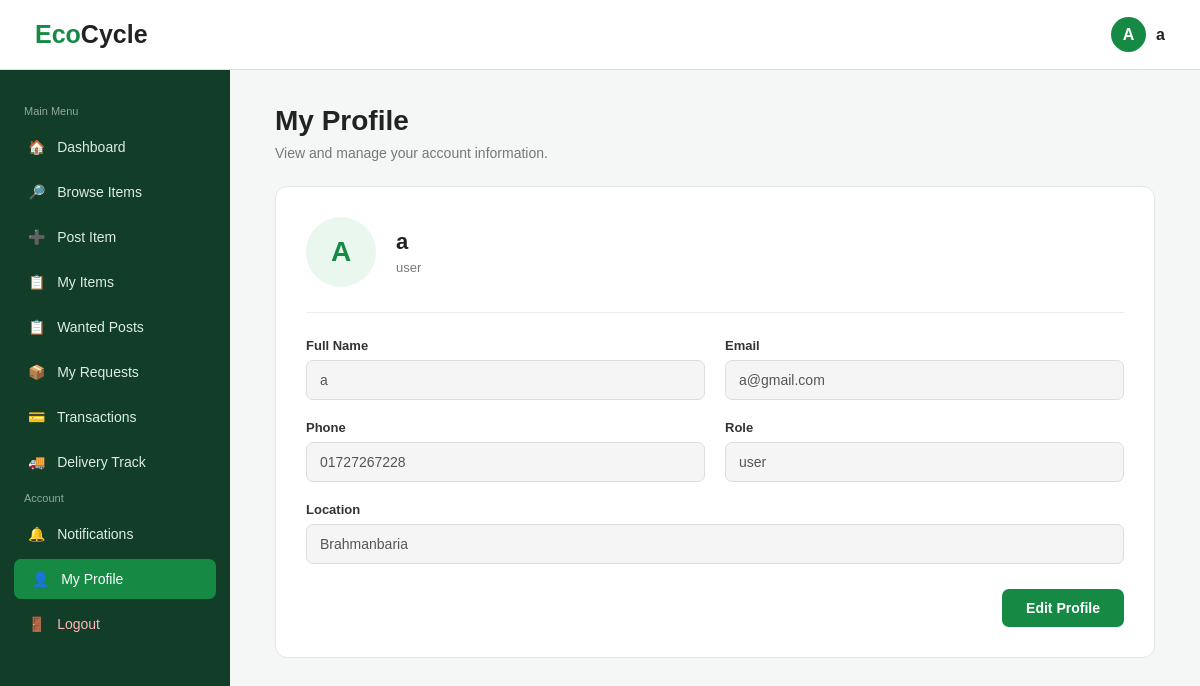
Screenshot of /index.php?url=profile (signed in) with the database file from the repository.
### tables this page shows
CREATE TABLE `users` (
  `user_id` int(11) NOT NULL,
  `name` varchar(100) NOT NULL,
  `email` varchar(100) NOT NULL,
  `password` varchar(100) NOT NULL,
  `phone` varchar(30) NOT NULL,
  `location` varchar(100) NOT NULL,
  `role` varchar(20) NOT NULL DEFAULT 'user'
);

### app/core/Controller.php (called while the page is built, shortened)
<?php
abstract class Controller
{
    protected function view(string $view, array $data = []): void
    {
        extract($data, EXTR_SKIP);
        require APP_PATH . '/views/' . $view . '.php';
    }
}

### app/controllers/UserController.php (called while the page is built, shortened)
<?php
class UserController extends Controller
{
    public function profile(): void
    {
        $user_id = $this->requireLogin();
        $users = $this->model('User');
        $message = '';
        $error = '';
        $editMode = isset($_GET['edit']) && $_GET['edit'] == '1';
        $user = $users->find($user_id) ?? [];
        $this->view('user/profile', [
            'message' => $message,
            'error' => $error,
            'editMode' => $editMode,
            'user' => $user,
            'name' => $user['name'] ?? '',
            'email' => $user['email'] ?? '',
            'phone' => $user['phone'] ?? '',
            'location' => $user['location'] ?? '',
            'role' => $user['role'] ?? 'User',
        ]);
    }
}

### app/core/Router.php (called while the page is built, shortened)
<?php
class Router
{
    private array $routes;
    public function __construct(array $routes)
    {
        $this->routes = $routes;
    }
    public function dispatch(string $url): void
    {
        $route = trim($url, '/');
        [$controllerName, $method] = explode('@', $this->routes[$route]);
        $controller = new $controllerName();
        $controller->$method();
    }
}

### index.php (called while the page is built, shortened)
<?php
require APP_PATH . '/core/Database.php';
require APP_PATH . '/core/Model.php';
require APP_PATH . '/core/Controller.php';
require APP_PATH . '/core/Router.php';
$router = new Router(require ROOT_PATH . '/config/routes.php');
$router->dispatch($_GET['url'] ?? '');

### app/core/Model.php (called while the page is built, shortened)
<?php
abstract class Model
{
    protected mysqli $db;
    public function __construct()
    {
        $this->db = Database::connection();
    }
    protected function query(string $sql, array $params = []): mysqli_result|bool
    {
        return $this->db->execute_query($sql, array_values($params));
    }
    protected function fetchOne(string $sql, array $params = []): ?array
    {
        $result = $this->query($sql, $params);
        return $result->fetch_assoc() ?: null;
    }
}

### app/core/Database.php (called while the page is built, shortened)
<?php
class Database
{
    private static ?mysqli $conn = null;
    public static function connection(): mysqli
    {
        if (self::$conn === null) {
            $conn = mysqli_connect(DB_HOST, DB_USER, DB_PASS, DB_NAME);
            mysqli_set_charset($conn, 'utf8mb4');
            self::$conn = $conn;
        }
        return self::$conn;
    }
}

### app/models/User.php (called while the page is built, shortened)
<?php
class User extends Model
{
    public function find(int $userId): ?array
    {
        return $this->fetchOne('SELECT * FROM users WHERE user_id = ? LIMIT 1', [$userId]);
    }
}

### app/views/user/profile.php (the view, shortened to what this page needs)
<!DOCTYPE html>
<html>
<head>
    <link rel="stylesheet" href="assets/css/style.css">
</head>
<body>
<?php require APP_PATH . '/views/layouts/header_sidebar.php'; ?>
<main class="main">
    <div class="header">
        <h1>My Profile</h1>
        <p>
            View and manage your account information.
        </p>
    </div>
    <div class="profile-card">
        <div class="profile-top">
            <div class="profile-icon">
                <?php
                echo strtoupper(substr($name, 0, 1));
                ?>
            </div>
            <div>
                <div class="profile-name">
                    <?php
                    echo htmlspecialchars($name);
                    ?>
                </div>
                <div class="profile-role">
                    <?php
                    echo htmlspecialchars($role);
                    ?>
                </div>
            </div>
        </div>
        <form method="POST" action="">
            <div class="form-grid">
                <div class="form-group">
                    <label for="name">
                        Full Name
                    </label>
                    <input
                        type="text"
                        id="name"
                        name="name"
                        value="<?php echo htmlspecialchars($name); ?>"
                        <?php echo !$editMode ? "disabled" : ""; ?>
                        required
                    >
                </div>
                <div class="form-group">
                    <label for="email">
                        Email
                    </label>
                    <input
                        type="email"
                        id="email"
                        name="email"
                        value="<?php echo htmlspecialchars($email); ?>"
                        <?php echo !$editMode ? "disabled" : ""; ?>
                        required
                    >
                </div>
                <div class="form-group">
                    <label for="phone">
                        Phone
                    </label>
                    <input
                        type="text"
                        id="phone"
                        name="phone"
                        value="<?php echo htmlspecialchars($phone); ?>"
                        <?php echo !$editMode ? "disabled" : ""; ?>
                        placeholder="Enter phone number"
                    >
                </div>
                <div class="form-group">
                    <label>
                        Role
                    </label>
                    <div class="role-box">
                        <?php
                        echo htmlspecialchars($role);
                        ?>
                    </div>
                </div>
                <div class="form-group full">
                    <label for="location">
                        Location
                    </label>
                    <input
                        type="text"
                        id="location"
                        name="location"
                        value="<?php echo htmlspecialchars($location); ?>"
                        <?php echo !$editMode ? "disabled" : ""; ?>
                        placeholder="Enter your location"
                    >
                </div>
            </div>
            <div class="form-actions">
                <?php if(!$editMode): ?>
                    <a
                        href="index.php?url=profile&edit=1"
                        class="edit-btn"
                    >
                        Edit Profile
                    </a>
                <?php endif; ?>
            </div>
        </form>
    </div>
</main>
</body>
</html>

### assets/css/style.css (style rules this page uses)
* { margin:0; padding:0; box-sizing:border-box; }
body { font-family:Arial,sans-serif; background:#f5f7f6; color:#222; }

### app/views/user/profile.php (style rules this page uses)
.main { margin-left:230px; padding:105px 45px 50px; max-width:1000px; }
.header { margin-bottom:25px; }
.header h1 { font-size:28px; margin-bottom:8px; }
.header p { color:#777; font-size:14px; }
.profile-card { background:white; border:1px solid #e5e5e5; border-radius:12px; padding:30px; }
.profile-top { display:flex; align-items:center; gap:20px; padding-bottom:25px; margin-bottom:25px; border-bottom:1px solid #eee; }
.profile-icon { width:70px; height:70px; border-radius:50%; background:#eaf7ef; color:#168a45; display:flex; align-items:center; justify-content:center; font-size:28px; font-weight:bold; }
.profile-name { font-size:22px; font-weight:bold; margin-bottom:5px; }
.profile-role { font-size:13px; color:#777; }
.form-grid { display:grid; grid-template-columns:1fr 1fr; gap:20px; }
.form-group { display:flex; flex-direction:column; }
.form-group.full { grid-column:1 / -1; }
.form-group label { font-size:13px; font-weight:bold; margin-bottom:7px; color:#333; }
.form-group input { width:100%; box-sizing:border-box; padding:11px 13px; border:1px solid #ddd; border-radius:7px; font-size:14px; outline:none; }
.form-group input:disabled { background:#f5f5f5; color:#555; cursor:not-allowed; }
.role-box { padding:11px 13px; background:#f5f5f5; border:1px solid #ddd; border-radius:7px; font-size:14px; color:#555; }
.form-actions { margin-top:25px; display:flex; justify-content:flex-end; gap:10px; }
.edit-btn, .update-btn, .cancel-btn { text-decoration:none; border:none; padding:11px 24px; border-radius:7px; font-size:14px; font-weight:bold; cursor:pointer; display:inline-block; }
.edit-btn { background:#168a45; color:white; }

### rows the page displays
users: role "user", email "a@gmail.com", phone "01727267228", location "Brahmanbaria"

### other values shown
substr($name,0,1) "A"
$name "a"
substr($name, 0, 1) "A"
